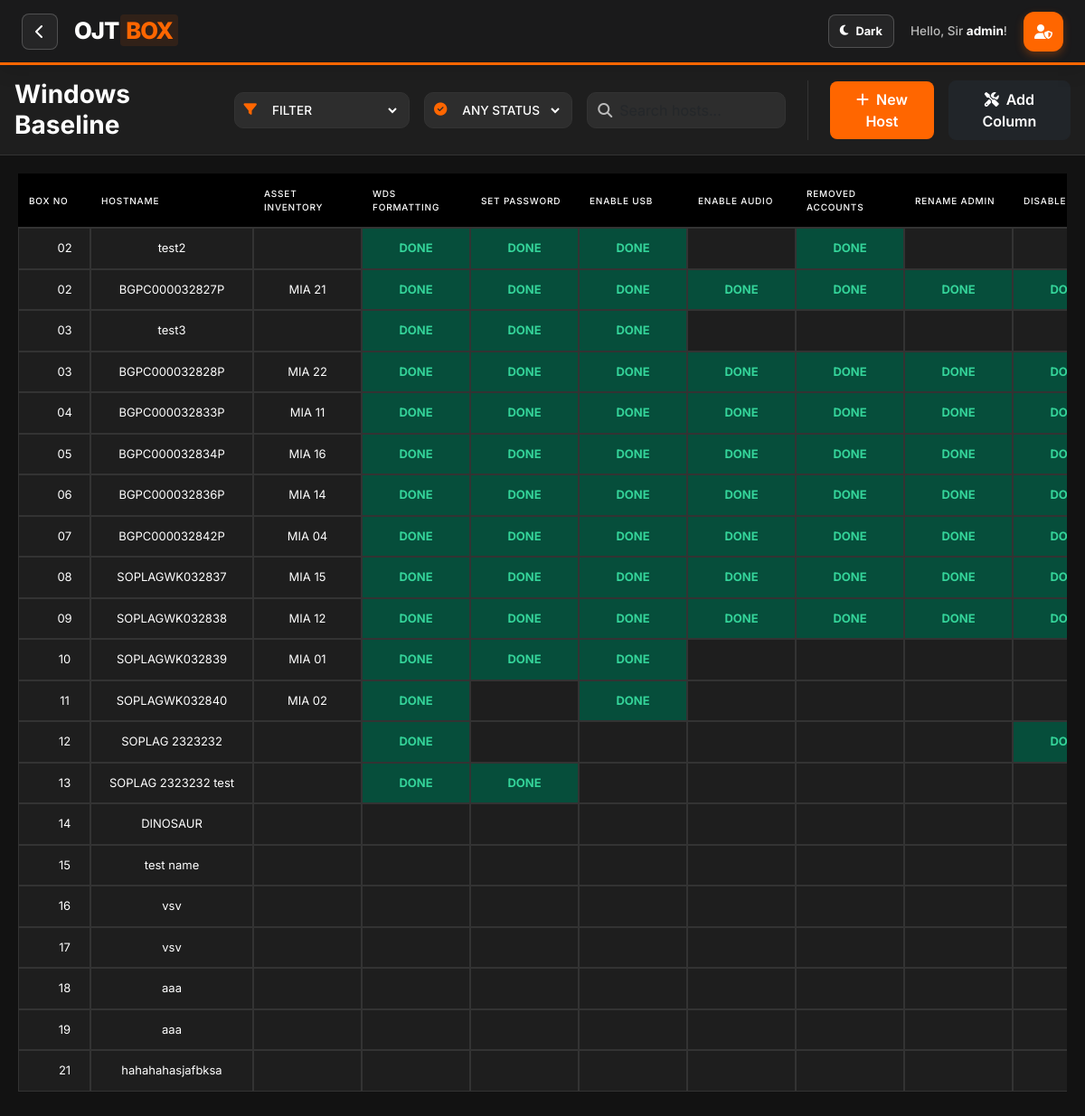
Screenshot of /baseline.php (signed in) with the database file from the repository.
### tables this page shows
CREATE TABLE `win_baseline` (
  `id` int(11) NOT NULL,
  `box_no` int(11) DEFAULT 1,
  `hostname` varchar(100) DEFAULT '',
  `asset_inventory` varchar(100) DEFAULT '',
  `wds_formatting` varchar(50) DEFAULT '',
  `set_password` varchar(50) DEFAULT '',
  `enable_usb` varchar(50) DEFAULT '',
  `enable_audio` varchar(50) DEFAULT '',
  `removed_accounts` varchar(50) DEFAULT '',
  `rename_admin` varchar(50) DEFAULT '',
  `disable_usb_os` varchar(50) DEFAULT '',
  `install_sentinel` varchar(50) DEFAULT '',
  `verify_netskope` varchar(50) DEFAULT '',
  `install_pc_visor` varchar(50) DEFAULT '',
  `domain_join` varchar(50) DEFAULT '',
  `windows_update` varchar(50) DEFAULT '',
  `installed_softwares` varchar(50) DEFAULT '',
  `bitlocker_verify` varchar(50) DEFAULT '',
  `poc` varchar(100) DEFAULT '',
  `additional_installs` text DEFAULT NULL,
  `remarks` text DEFAULT NULL,
  `test_column` varchar(255) DEFAULT '',
  `sws` varchar(255) DEFAULT ''
);

### baseline.php (the view, shortened to what this page needs)
<?php
$servername = "localhost";
$username_db = "root";
$password_db = "";
$dbname = "ojt project";
$conn = new mysqli($servername, $username_db, $password_db);
$conn->query("CREATE DATABASE IF NOT EXISTS `$dbname` DEFAULT CHARACTER SET utf8mb4 COLLATE utf8mb4_general_ci");
$conn->select_db($dbname);
$columns_res = $conn->query("SHOW COLUMNS FROM win_baseline");
$cols = [];
while($row = $columns_res->fetch_assoc()) {
    if($row['Field'] != 'id') $cols[] = $row['Field'];
}
?>
<!DOCTYPE html>
<html lang="en">
<head>
    <link rel="stylesheet" href="https://cdnjs.cloudflare.com/ajax/libs/font-awesome/6.4.0/css/all.min.css">
    <link href="https://cdn.jsdelivr.net/npm/bootstrap@5.3.0/dist/css/bootstrap.min.css" rel="stylesheet">
</head>
<body data-theme="dark">
    <div class="sticky-header-container">
        <?php include('header.php'); ?>
        <div class="p-3 sub-header d-flex justify-content-between align-items-center">
            <h3 class="m-0 fw-bold">Windows Baseline</h3>
            <div class="d-flex gap-3 align-items-center">
                <div class="filter-group">
                    <i class="fas fa-filter"></i>
                    <select id="filterColumn" class="filter-select" style="width: 150px;" onchange="triggerSearch()">
                        <option value="all">FILTER</option>
                    </select>
                </div>
                <div class="filter-group">
                    <i class="fas fa-check-circle"></i>
                    <select id="filterStatus" class="filter-select" style="width: 120px;" onchange="triggerSearch()">
                        <option value="any">ANY STATUS</option>
                    </select>
                </div>
                <div class="search-wrapper">
                    <i class="fas fa-search"></i>
                    <input type="text" id="searchInput" class="form-control search-input-modern" placeholder="Search hosts..." onkeyup="triggerSearch()" style="width: 220px;">
                </div>
                <button class="btn btn-modern btn-host" data-bs-toggle="modal" data-bs-target="#rowModal"><i class="fas fa-plus me-2"></i>New Host</button>
                <button class="btn btn-modern btn-dark" data-bs-toggle="modal" data-bs-target="#colModal"><i class="fas fa-tools me-2"></i>Add Column</button>
            </div>
        </div>
    </div>
    <div class="table-outer-wrapper">
        <div class="baseline-card">
            <div class="table-responsive">
                <table class="table table-hover" id="baselineTable">
                    <thead>
                        <tr>
                            <?php foreach($cols as $c):
                                $stickyClass = ($c == 'box_no') ? 'sticky-col-1' : (($c == 'hostname') ? 'sticky-col-2' : '');
                            ?>
                                <th class="position-relative <?= $stickyClass ?>">
                                    <?= str_replace('_', ' ', strtoupper($c)) ?>
                                </th>
                            <?php endforeach; ?>
                        </tr>
                    </thead>
                    <tbody>
                        <?php
                        $result = $conn->query("SELECT * FROM win_baseline ORDER BY box_no ASC");
                        while($row = $result->fetch_assoc()):
                        ?>
                        <tr id="row-<?= $row['id'] ?>">
                            <?php foreach($cols as $c):
                                $isBoxNo = ($c == 'box_no');
                                $isHostname = ($c == 'hostname');
                                $isTextCol = in_array($c, ['hostname', 'asset_inventory', 'poc', 'remarks', 'additional_installs']);
                                $isDone = (strtolower($row[$c]) == 'done');
                                $class = $isBoxNo ? 'readonly-cell' : ($isTextCol ? 'text-input-cell' : 'toggle-cell');
                                if($isDone) $class .= ' status-done';
                                if($isBoxNo) $class .= ' sticky-col-1';
                                if($isHostname) $class .= ' sticky-col-2';
                            ?>
                            <td class="editable-cell <?= $class ?>"
                                contenteditable="<?= $isTextCol ? 'true' : 'false' ?>"
                                data-id="<?= $row['id'] ?>" data-col="<?= $c ?>"
                                onblur="<?= $isTextCol ? 'saveData(this)' : '' ?>"
                                onclick="<?= (!$isTextCol && !$isBoxNo) ? 'toggleDone(this)' : '' ?>">
                                <?php if($isBoxNo): ?>
                                    <?= sprintf('%02d', $row[$c]) ?>
                                <?php elseif($isDone): echo ''; ?>
                                <?php else: echo htmlspecialchars($row[$c] ?? '') ?: '&nbsp;'; endif; ?>
                            </td>
                            <?php endforeach; ?>
                        </tr>
                        <?php endwhile; ?>
                    </tbody>
                </table>
            </div>
        </div>
    </div>
</body>
</html>

### baseline.php (style rules this page uses)
:root { --primary-gradient: linear-gradient(135deg, #ff6600 0%, #ff8c00 100%); --page-bg: #121212; --card-bg: #1e1e1e; --text-main: #ffffff; --text-sub: #bbbbbb; --border-color: #333333; --table-head: #000000; --input-bg: #2d2d2d; --row-hover: #252525; --done-bg: #064e3b; --done-text: #34d399; --theme-invert: 1; }
body { background-color: var(--page-bg); color: var(--text-main); font-family: 'Inter', sans-serif; display: flex; flex-direction: column; height: 100vh; overflow: hidden; transition: background 0.3s ease, color 0.3s ease; }
.sticky-header-container { flex-shrink: 0; z-index: 1050; }
.sub-header { background-color: var(--card-bg); border-bottom: 1px solid var(--border-color); transition: background 0.3s ease, border 0.3s ease; }
.filter-group { display: flex; align-items: center; background: var(--input-bg); border: 1px solid var(--border-color); border-radius: 10px; padding: 2px 10px; transition: all 0.3s ease; }
.filter-group i { color: #ff6600; margin-right: 8px; font-size: 0.9rem; }
.filter-select { background: transparent; border: none; color: var(--text-main); padding: 8px 5px; font-size: 0.85rem; font-weight: 500; outline: none; cursor: pointer; }
.filter-select option { background: var(--card-bg); color: var(--text-main); }
.search-wrapper { position: relative; display: flex; align-items: center; }
.search-wrapper i { position: absolute; left: 12px; color: var(--text-sub); }
.search-input-modern { padding-left: 35px !important; border-radius: 10px !important; background: var(--input-bg) !important; border: 1px solid var(--border-color) !important; height: 40px; }
.table-outer-wrapper { flex: 1; padding: 20px; display: flex; flex-direction: column; min-height: 0; }
.baseline-card { height: 100%; display: flex; flex-direction: column; }
.table-responsive { flex: 1; overflow: auto !important; position: relative; height: 0; }
#baselineTable { border-collapse: separate !important; border-spacing: 0; }
#baselineTable thead th { position: sticky !important; top: 0 !important; z-index: 1025 !important; background-color: var(--table-head) !important; color: white !important; box-shadow: inset 0 -1px 0 var(--border-color); border: none; padding: 15px 12px; font-size: 10px; font-weight: 500; letter-spacing: 0.8px; text-transform: uppercase; vertical-align: middle; }
.sticky-col-1 { position: sticky !important; left: 0; z-index: 10; background-color: var(--card-bg) !important; min-width: 80px !important; }
.sticky-col-2 { position: sticky !important; left: 80px; z-index: 10; background-color: var(--card-bg) !important; min-width: 180px !important; box-shadow: 2px 0 5px rgba(0,0,0,0.1); }
#baselineTable thead th.sticky-col-1, #baselineTable thead th.sticky-col-2 { z-index: 1030 !important; background-color: var(--table-head) !important; }
.table td, .table th { border-bottom: 1px solid var(--border-color); border-right: 1px solid var(--border-color); }
.editable-cell { padding: 12px !important; border: 1px solid var(--border-color) !important; font-size: 13px; text-align: center; position: relative; min-width: 120px; background-color: var(--card-bg) !important; color: var(--text-main) !important; transition: background 0.3s ease, color 0.3s ease; }
.toggle-cell { cursor: pointer; }
.status-done { background-color: var(--done-bg) !important; color: var(--done-text) !important; font-weight: bold; }
.status-done::after { content: 'DONE'; }
.btn-modern { border-radius: 8px; padding: 8px 16px; font-weight: 600; }
.btn-host { background: #ff6600; color: white; border: none; }
.form-control, .form-select { background-color: var(--input-bg); border: 1px solid var(--border-color); color: var(--text-main); }

### header.php (style rules this page uses)
:root { --primary-orange: #FF6600; --nav-bg: #1A1A1B; --text-color: #FFFFFF; --text-muted: #BBB; --btn-bg: rgba(255, 255, 255, 0.05); --btn-border: rgba(255, 255, 255, 0.2); --dropdown-bg: #FFFFFF; --dropdown-text: #1A1A1B; --nav-height: 72px; --transition: all 0.25s ease; }

### rows the page displays
win_baseline: box_no "02", hostname "test2"
win_baseline: box_no "02", hostname "BGPC000032827P", asset_inventory "MIA 21"
win_baseline: box_no "03", hostname "test3"
win_baseline: box_no "03", hostname "BGPC000032828P", asset_inventory "MIA 22"
win_baseline: box_no "04", hostname "BGPC000032833P", asset_inventory "MIA 11"
win_baseline: box_no "05", hostname "BGPC000032834P", asset_inventory "MIA 16"
win_baseline: box_no "06", hostname "BGPC000032836P", asset_inventory "MIA 14"
win_baseline: box_no "07", hostname "BGPC000032842P", asset_inventory "MIA 04"
win_baseline: box_no "08", hostname "SOPLAGWK032837", asset_inventory "MIA 15"
win_baseline: box_no "09", hostname "SOPLAGWK032838", asset_inventory "MIA 12"
win_baseline: box_no "10", hostname "SOPLAGWK032839", asset_inventory "MIA 01"
win_baseline: box_no "11", hostname "SOPLAGWK032840", asset_inventory "MIA 02"
win_baseline: box_no "12", hostname "SOPLAG 2323232"
win_baseline: box_no "13", hostname "SOPLAG 2323232 test"
win_baseline: box_no "14", hostname "DINOSAUR"
win_baseline: box_no "15", hostname "test name"
win_baseline: box_no "16", hostname "vsv"
win_baseline: box_no "17", hostname "vsv"
win_baseline: box_no "18", hostname "aaa"
win_baseline: box_no "19", hostname "aaa"
win_baseline: box_no "21", hostname "hahahahasjafbksa"

### other values shown
$username "admin"
str_replace('_', ' ', strtoupper($c)) "BOX NO"
str_replace('_', ' ', strtoupper($c)) "HOSTNAME"
str_replace('_', ' ', strtoupper($c)) "ASSET INVENTORY"
str_replace('_', ' ', strtoupper($c)) "WDS FORMATTING"
str_replace('_', ' ', strtoupper($c)) "SET PASSWORD"
str_replace('_', ' ', strtoupper($c)) "ENABLE USB"
str_replace('_', ' ', strtoupper($c)) "ENABLE AUDIO"
str_replace('_', ' ', strtoupper($c)) "REMOVED ACCOUNTS"
str_replace('_', ' ', strtoupper($c)) "RENAME ADMIN"
str_replace('_', ' ', strtoupper($c)) "DISABLE…"
